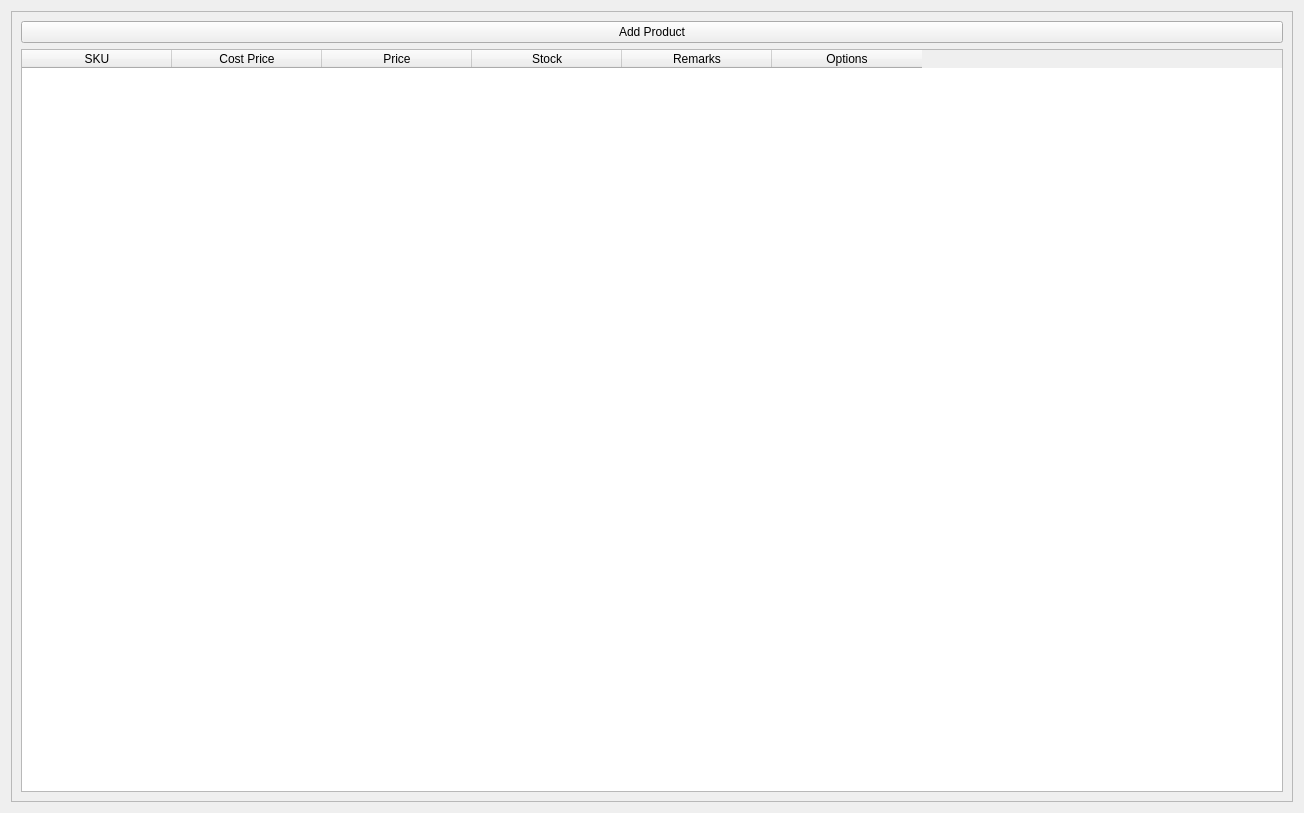
<?xml version="1.0" encoding="UTF-8"?>
<ui version="4.0">
 <class>Products</class>
 <widget class="QWidget" name="Products">
  <property name="geometry">
   <rect>
    <x>0</x>
    <y>0</y>
    <width>1304</width>
    <height>813</height>
   </rect>
  </property>
  <property name="windowTitle">
   <string>Products</string>
  </property>
  <layout class="QGridLayout" name="gridLayout_2">
   <item row="0" column="0">
    <widget class="QFrame" name="frame">
     <property name="frameShape">
      <enum>QFrame::StyledPanel</enum>
     </property>
     <property name="frameShadow">
      <enum>QFrame::Raised</enum>
     </property>
     <layout class="QGridLayout" name="gridLayout">
      <item row="0" column="0">
       <widget class="QPushButton" name="add_product_button">
        <property name="text">
         <string>Add Product</string>
        </property>
       </widget>
      </item>
      <item row="1" column="0">
       <widget class="QTableWidget" name="products_table">
        <attribute name="horizontalHeaderDefaultSectionSize">
         <number>150</number>
        </attribute>
        <column>
         <property name="text">
          <string>SKU</string>
         </property>
        </column>
        <column>
         <property name="text">
          <string>Cost Price</string>
         </property>
        </column>
        <column>
         <property name="text">
          <string>Price</string>
         </property>
        </column>
        <column>
         <property name="text">
          <string>Stock</string>
         </property>
        </column>
        <column>
         <property name="text">
          <string>Remarks</string>
         </property>
        </column>
        <column>
         <property name="text">
          <string>Options</string>
         </property>
        </column>
       </widget>
      </item>
     </layout>
    </widget>
   </item>
  </layout>
 </widget>
 <resources/>
 <connections/>
</ui>
